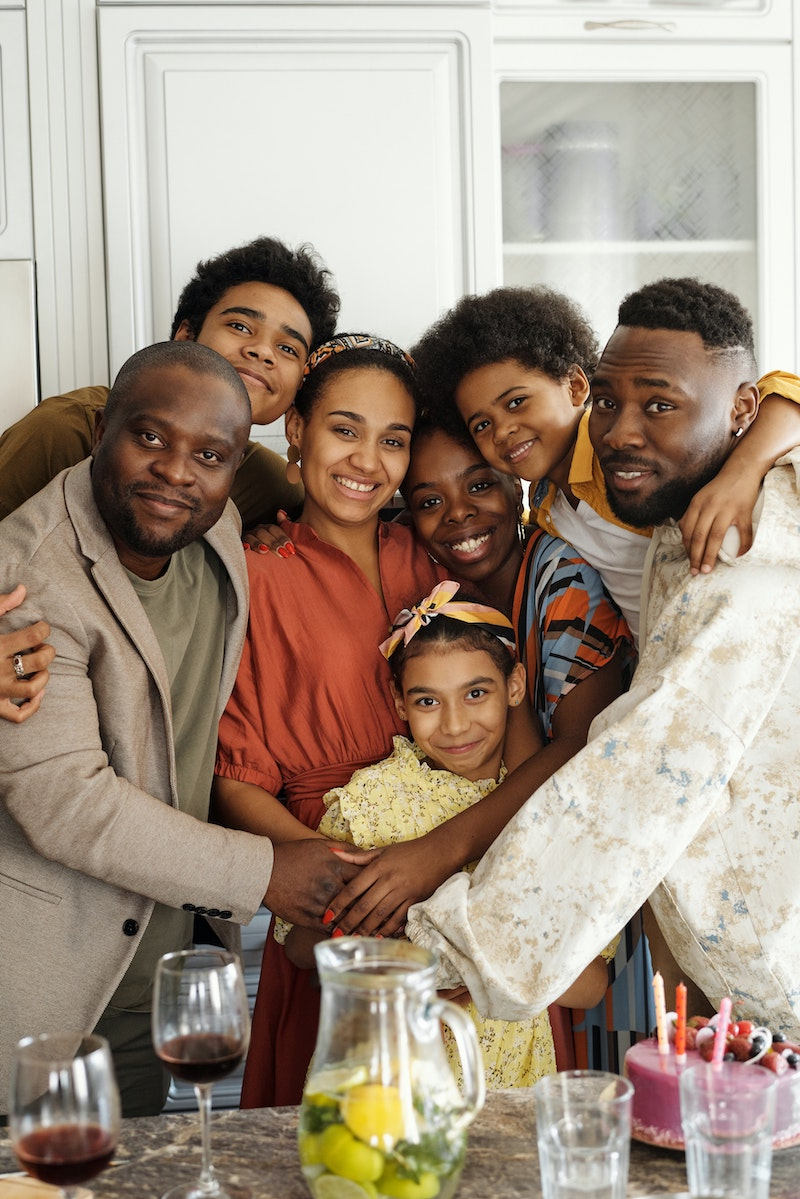
#> input picture Resources/group_photo.jpg, 800 x 1199 px
$ python face-detection.py
#> lines starting #> are read from the running program, lines starting #| are printed output that depends on the picture; after the words box and inside, x2 and y2 are one past the last pixel; in counts of white or black regions, pixels touching at a corner belong together
import cv2

# --- FACE DETECTION ---
# OpenCV has built-in classifier for face/non-face classification
# 1) img to grayscale
# 2) use face detection classifier via CascadeClassifier()
# 3) create bounding box to detected faces

classifierPath = "Resources/face-detection-classifier.xml"
imgPath = "Resources/group_photo.jpg"
faceCascade = cv2.CascadeClassifier(classifierPath)
img = cv2.imread(imgPath)
#> img is the input picture: shape (1199, 800, 3); mean B, G, R 129.6, 144.8, 161.7
imgGrayscale = cv2.cvtColor(img, cv2.COLOR_BGR2GRAY)
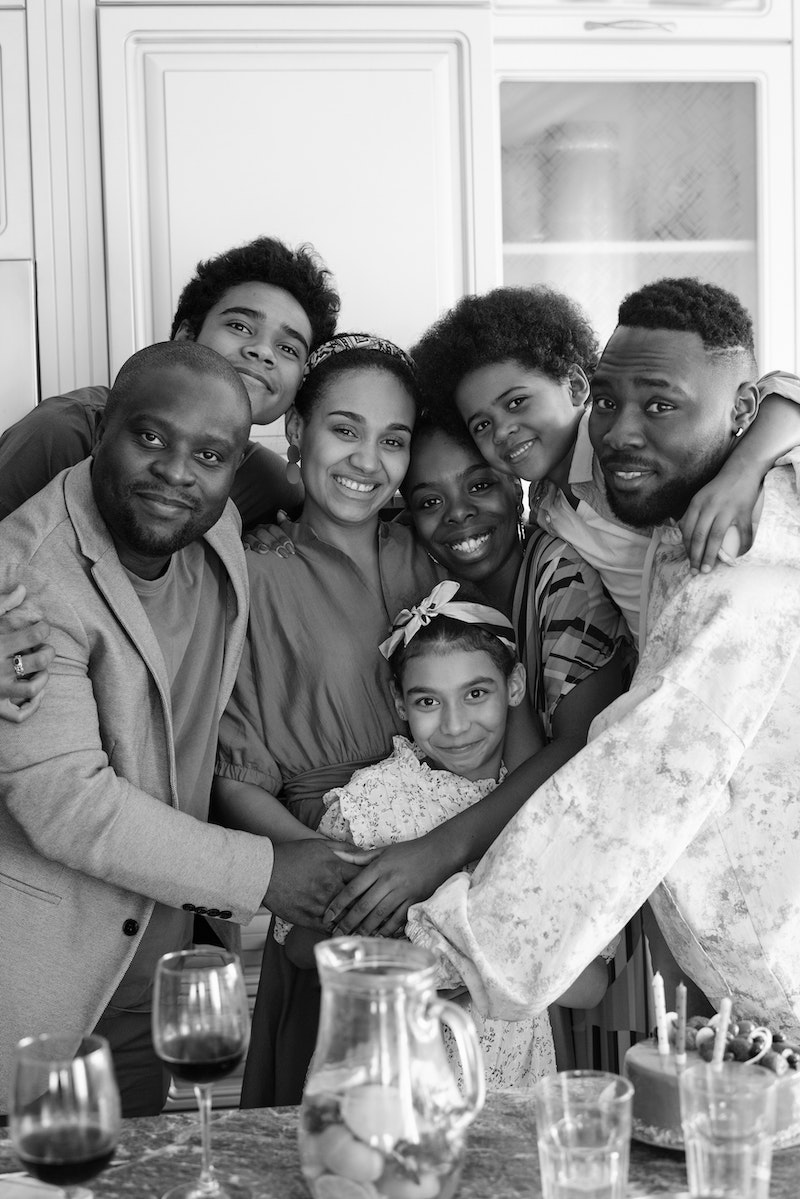
#> imgGrayscale: shape (1199, 800); min 0, max 255, mean 148.2

imgScale = 1.1
minNeighbours = 4
faces = faceCascade.detectMultiScale(imgGrayscale, imgScale, minNeighbours)
#> faces = [[534, 633, 71, 71], [390, 649, 126, 126], [297, 379, 143, 143], [196, 278, 134, 134]]
boundingBoxBorderColor = (255, 0, 0)
boundingBoxBorderWidth = 2

for (x, y, w, h) in faces:
    cv2.rectangle(img, (x, y), (x+w, y+h), boundingBoxBorderColor, boundingBoxBorderWidth)
#> this loop made 4 passes
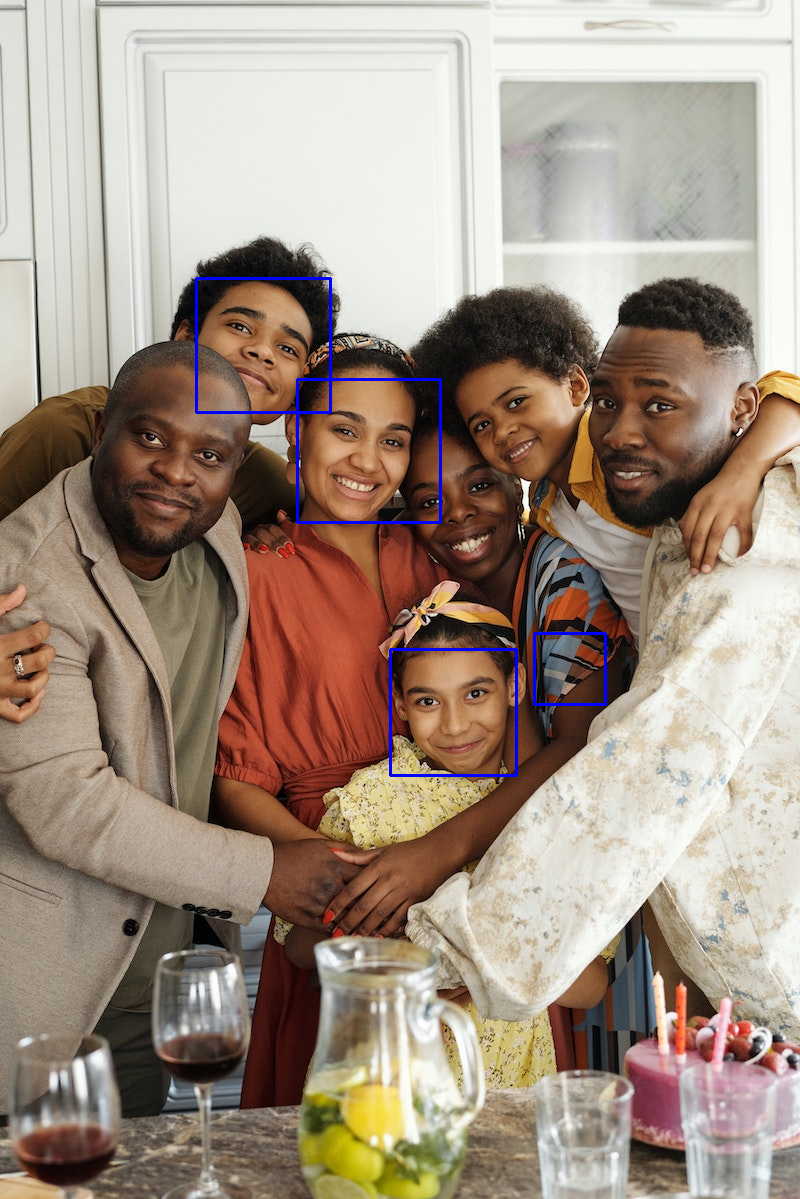
#> img: shape (1199, 800, 3); 0.59% of pixels changed, all inside (x1, y1, x2, y2) = (195, 277, 607, 777)


cv2.imshow("Result", img)
cv2.waitKey(0)

$ run again, with Resources/cars.jpg copied over Resources/group_photo.jpg
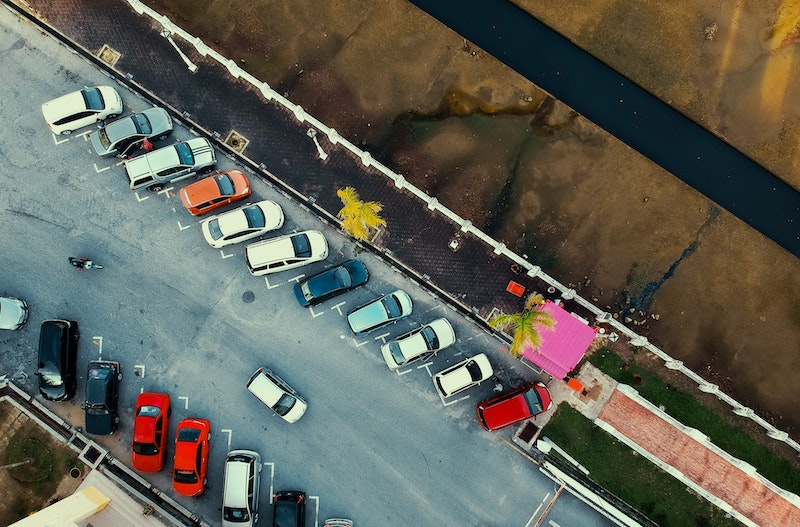
#> input picture Resources/cars.jpg, 800 x 527 px
#> img is the input picture: shape (527, 800, 3); mean B, G, R 87.1, 97.4, 97
#> `imgGrayscale = cv2.cvtColor(img, cv2.COLOR_BGR2GRAY)`:
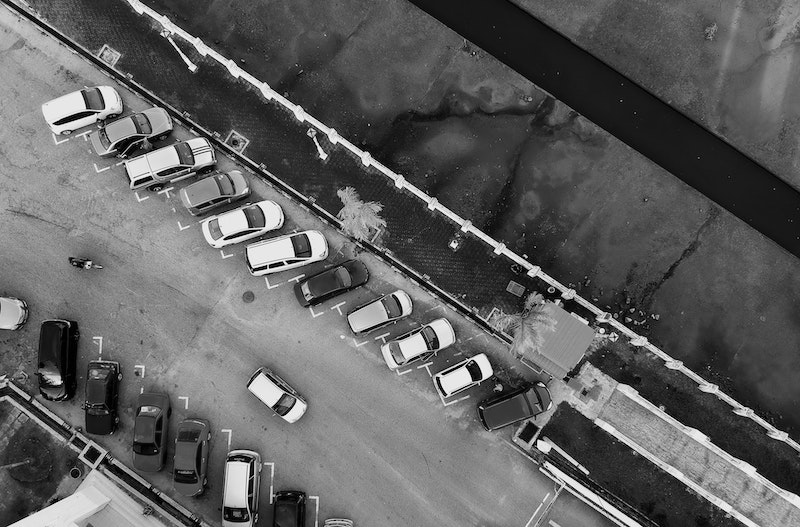
#> imgGrayscale: shape (527, 800); min 0, max 253, mean 96.1
#> faces = [[681, 17, 58, 58]]
#> the loop `for (x, y, w, h) in faces:` made 1 pass
#> after the loop `for (x, y, w, h) in faces:`:
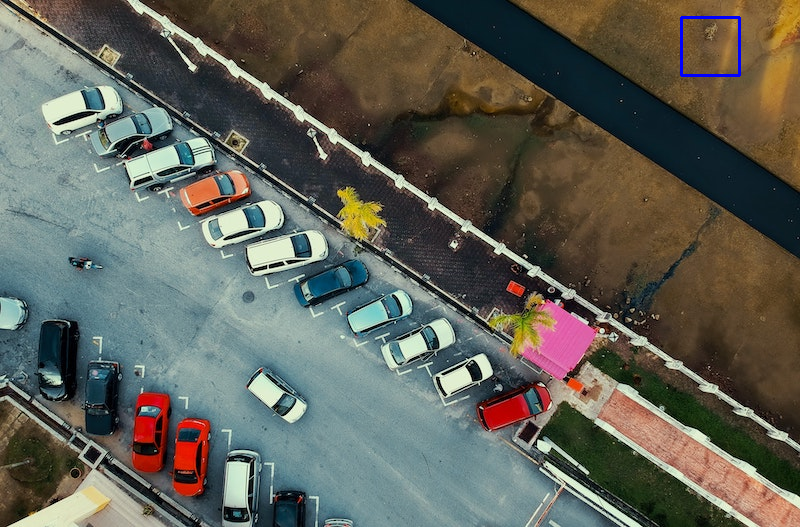
#> img: shape (527, 800, 3); 0.16% of pixels changed, all inside (x1, y1, x2, y2) = (680, 16, 741, 77)
